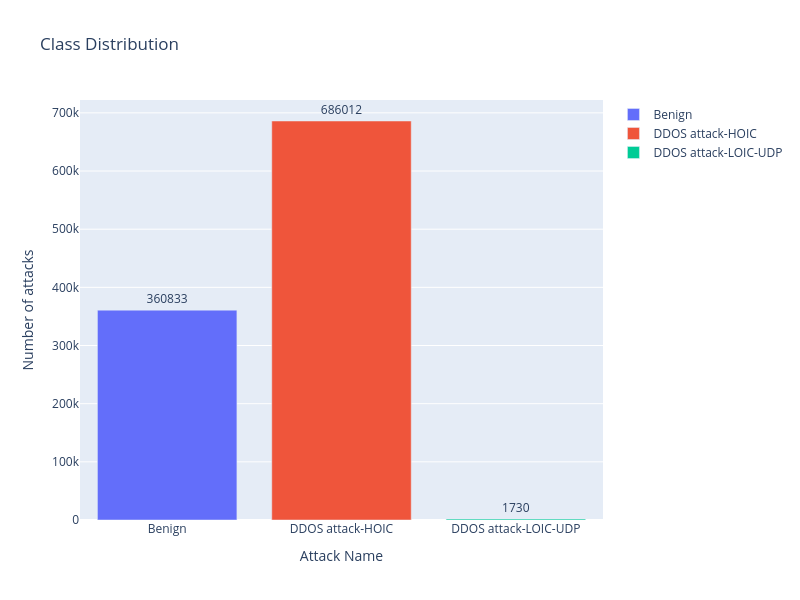

Notebook cell for this chart:
### Code cell
from plotly.offline import init_notebook_mode, iplot, plot
import plotly as py
import plotly.express as px
init_notebook_mode(connected=True)
import plotly.graph_objs as go

fig = go.Figure(data=[
    go.Bar(name='Benign', 
           y=data["Label"].value_counts().values[1:2],
           x=['Benign'],
           text = data["Label"].value_counts()[1:2],
           orientation='v',
           textposition='outside',),
    go.Bar(name='DDOS attack-HOIC', 
           y=data["Label"].value_counts().values[0:1],
           x=['DDOS attack-HOIC'],
           text = data["Label"].value_counts()[0:1],
           orientation='v',
           textposition='outside',),
    go.Bar(name='DDOS attack-LOIC-UDP', 
           y=data["Label"].value_counts().values[2:],
           x=['DDOS attack-LOIC-UDP'],
           text = data["Label"].value_counts()[2:],
           orientation='v',
           textposition='outside',)
])
# Change the bar mode
fig.update_layout(
                  width=800,
                  height=600,
                  title=f'Class Distribution',
                  yaxis_title='Number of attacks',
                  xaxis_title='Attack Name',)
iplot(fig)

### Figure 1 — Plotly figure (JSON) as saved in the notebook; plotly's stock layout.template omitted (floating-point values rounded to 4 significant figures)
{"data": [{"name": "Benign", "orientation": "v", "text": [360833], "textposition": "outside", "type": "bar", "x": ["Benign"], "y": [360833]}, {"name": "DDOS attack-HOIC", "orientation": "v", "text": [686012], "textposition": "outside", "type": "bar", "x": ["DDOS attack-HOIC"], "y": [686012]}, {"name": "DDOS attack-LOIC-UDP", "orientation": "v", "text": [1730], "textposition": "outside", "type": "bar", "x": ["DDOS attack-LOIC-UDP"], "y": [1730]}], "layout": {"height": 600, "title": {"text": "Class Distribution"}, "width": 800, "xaxis": {"title": {"text": "Attack Name"}}, "yaxis": {"title": {"text": "Number of attacks"}}}}
